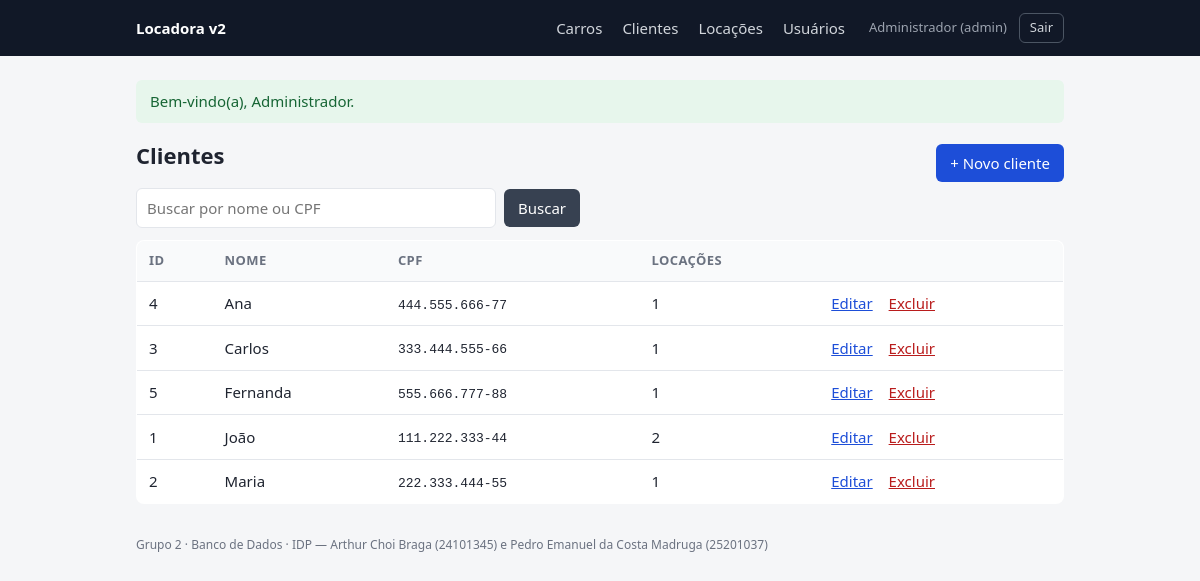
Screenshot of /clientes (signed in) with the database file from the repository.
### tables this page shows
CREATE TABLE `Cliente` (
  `id` int NOT NULL AUTO_INCREMENT,
  `nome` varchar(100) NOT NULL,
  `cpf` varchar(14) NOT NULL,
  PRIMARY KEY (`id`),
  UNIQUE KEY `cpf` (`cpf`)
);

### core/helpers.php (called while the page is built, shortened)
<?php
function e($valor): string {
    return htmlspecialchars((string) $valor, ENT_QUOTES, 'UTF-8');
}
function url(string $caminho, array $query = []): string {
    $url = BASE_URL . $caminho;
    return $query ? $url . '?' . http_build_query($query) : $url;
}
function view(string $nome, array $dados = []): void {
    extract($dados);
    require __DIR__ . '/../views/layout/header.php';
    require __DIR__ . '/../views/' . $nome . '.php';
    require __DIR__ . '/../views/layout/footer.php';
}
function usuario_logado(): ?array {
    return [
        'id'     => $_SESSION['usuario_id'],
        'nome'   => $_SESSION['usuario_nome'] ?? '',
        'perfil' => $_SESSION['perfil'] ?? 'atendente',
    ];
}

### controllers/ClienteController.php (called while the page is built, shortened)
<?php
class ClienteController {
    private ClienteModel $clientes;
    public function __construct() {
        $this->clientes = new ClienteModel();
    }
    public function index(): void {
        $busca = isset($_GET['busca']) && is_string($_GET['busca']) ? trim($_GET['busca']) : '';
        view('clientes/index', [
            'titulo'   => 'Clientes',
            'clientes' => $this->clientes->listar($busca),
            'busca'    => $busca,
        ]);
    }
}

### public/index.php (called while the page is built, shortened)
<?php
require_once __DIR__ . '/../config/database.php';
require_once __DIR__ . '/../core/helpers.php';
$rotas = [
    'GET /login'              => [AuthController::class, 'formulario', 'publico'],
    'POST /login'             => [AuthController::class, 'entrar', 'publico'],
    'POST /logout'            => [AuthController::class, 'sair', 'login'],
    'GET /carros'             => [CarroController::class, 'index', 'login'],
    'GET /carros/novo'        => [CarroController::class, 'criar', 'login'],
    'POST /carros/salvar'     => [CarroController::class, 'salvar', 'login'],
    'GET /carros/editar'      => [CarroController::class, 'editar', 'login'],
    'POST /carros/atualizar'  => [CarroController::class, 'atualizar', 'login'],
    'POST /carros/excluir'    => [CarroController::class, 'excluir', 'admin'],
    'GET /clientes'            => [ClienteController::class, 'index', 'login'],
    'GET /clientes/novo'       => [ClienteController::class, 'criar', 'login'],
    'POST /clientes/salvar'    => [ClienteController::class, 'salvar', 'login'],
    'GET /clientes/editar'     => [ClienteController::class, 'editar', 'login'],
    'POST /clientes/atualizar' => [ClienteController::class, 'atualizar', 'login'],
    'POST /clientes/excluir'   => [ClienteController::class, 'excluir', 'admin'],
    'GET /locacoes'           => [LocacaoController::class, 'index', 'login'],
    'GET /locacoes/nova'      => [LocacaoController::class, 'criar', 'login'],
    'POST /locacoes/salvar'   => [LocacaoController::class, 'salvar', 'login'],
    'POST /locacoes/devolver' => [LocacaoController::class, 'devolver', 'login'],
    'GET /usuarios'           => [UsuarioController::class, 'index', 'admin'],
    'GET /usuarios/novo'      => [UsuarioController::class, 'criar', 'admin'],
    'POST /usuarios/salvar'   => [UsuarioController::class, 'salvar', 'admin'],
];
$caminho = parse_url($_SERVER['REQUEST_URI'] ?? '/', PHP_URL_PATH) ?: '/';
$caminho = rtrim($caminho, '/') ?: '/';
$metodoHttp = $_SERVER['REQUEST_METHOD'] ?? 'GET';
$chave = ($metodoHttp === 'HEAD' ? 'GET' : $metodoHttp) . ' ' . $caminho;
[$controller, $metodo, $acesso] = $rotas[$chave];
try {
    (new $controller())->$metodo();
} catch (Throwable $e) {
    registrar_erro($e);
    http_response_code(500);
    view('erros/500', ['titulo' => 'Erro']);
}

### models/ClienteModel.php (called while the page is built, shortened)
<?php
class ClienteModel {
    private PDO $pdo;
    public function __construct() {
        $this->pdo = getConnection();
    }
    public function listar(string $busca = ''): array {
        $stmt = $this->pdo->prepare(
            'SELECT c.id, c.nome, c.cpf, COUNT(l.id) AS total_locacoes
             FROM Cliente c
             LEFT JOIN Locacao l ON l.id_cliente = c.id
             WHERE c.nome LIKE :nome OR c.cpf LIKE :cpf
             GROUP BY c.id, c.nome, c.cpf
             ORDER BY c.nome'
        );
        $stmt->execute([
            ':nome' => '%' . $busca . '%',
            ':cpf'  => '%' . $busca . '%',
        ]);
        return $stmt->fetchAll();
    }
}

### config/database.php (called while the page is built, shortened)
<?php
function getConnection(): PDO {
    static $pdo = null;
    if ($pdo === null) {
        $dsn = 'mysql:host=' . DB_HOST . ';dbname=' . DB_NAME . ';charset=utf8mb4';
        $pdo = new PDO($dsn, DB_USER, DB_PASS, [
            PDO::ATTR_ERRMODE            => PDO::ERRMODE_EXCEPTION,
            PDO::ATTR_DEFAULT_FETCH_MODE => PDO::FETCH_ASSOC,
            PDO::ATTR_EMULATE_PREPARES   => false,
        ]);
    }
    return $pdo;
}

### views/clientes/index.php (the view, shortened to what this page needs)
<div class="cabecalho">
    <h1>Clientes</h1>
    <a class="botao" href="<?= e(url('/clientes/novo')) ?>">+ Novo cliente</a>
</div>
<form class="busca" method="get" action="<?= e(url('/clientes')) ?>">
    <input type="search" name="busca" value="<?= e($busca) ?>" placeholder="Buscar por nome ou CPF">
    <button class="botao botao--secundario" type="submit">Buscar</button>
</form>
<table class="tabela">
    <thead>
        <tr><th>ID</th><th>Nome</th><th>CPF</th><th>Locações</th><th></th></tr>
    </thead>
    <tbody>
    <?php foreach ($clientes as $cliente): ?>
        <tr>
            <td><?= e($cliente['id']) ?></td>
            <td><?= e($cliente['nome']) ?></td>
            <td><code><?= e($cliente['cpf']) ?></code></td>
            <td><?= e($cliente['total_locacoes']) ?></td>
            <td class="acoes">
                <a href="<?= e(url('/clientes/editar', ['id' => $cliente['id']])) ?>">Editar</a>
                <?php if (usuario_logado()['perfil'] === 'admin'): ?>
                <form method="post" action="<?= e(url('/clientes/excluir')) ?>" data-confirmar="Excluir o cliente <?= e($cliente['nome']) ?>?">
                    <button class="link-perigo" type="submit">Excluir</button>
                </form>
                <?php endif; ?>
            </td>
        </tr>
    <?php endforeach; ?>
    </tbody>
</table>

### public/css/style.css (style rules this page uses)
:root { --fundo: #f5f6f8; --superficie: #fff; --texto: #1f2430; --suave: #6b7280; --borda: #e3e6eb; --primaria: #1d4ed8; --primaria-escura: #1e40af; --sucesso-bg: #e7f6ec; --sucesso: #166534; --erro-bg: #fdecec; --erro: #b91c1c; }
* { box-sizing: border-box; }
body { margin: 0; font: 15px/1.5 system-ui, -apple-system, "Segoe UI", sans-serif; background: var(--fundo); color: var(--texto); }
h1 { font-size: 22px; margin: 0 0 16px; }
.cabecalho { display: flex; align-items: center; justify-content: space-between; gap: 12px; }
a { color: var(--primaria); }
.botao { display: inline-block; background: var(--primaria); color: #fff; border: 0; border-radius: 6px; padding: 8px 14px; font: inherit; cursor: pointer; text-decoration: none; }
.botao--secundario { background: #374151; }
.busca { display: flex; gap: 8px; align-items: center; margin-bottom: 12px; }
.busca input { flex: 1; max-width: 360px; }
input, select { font: inherit; padding: 8px 10px; border: 1px solid var(--borda); border-radius: 6px; background: #fff; width: 100%; }
.tabela { width: 100%; border-collapse: collapse; background: var(--superficie); border: 1px solid var(--borda); border-radius: 8px; overflow: hidden; }
.tabela th, .tabela td { padding: 10px 12px; text-align: left; border-bottom: 1px solid var(--borda); }
.tabela th { background: #f9fafb; font-size: 13px; color: var(--suave); text-transform: uppercase; letter-spacing: .03em; }
.tabela tr:last-child td { border-bottom: 0; }
.acoes { white-space: nowrap; text-align: right; }
.acoes form { display: inline; margin-left: 12px; }
.link-perigo { background: none; border: 0; color: var(--erro); cursor: pointer; font: inherit; padding: 0; text-decoration: underline; }
code { font-size: 13px; }

### rows the page displays
cliente: id "4", nome "Ana", cpf "444.555.666-77", total_locacoes "1"
cliente: id "3", nome "Carlos", cpf "333.444.555-66", total_locacoes "1"
cliente: id "5", nome "Fernanda", cpf "555.666.777-88", total_locacoes "1"
cliente: id "1", nome "João", cpf "111.222.333-44", total_locacoes "2"
cliente: id "2", nome "Maria", cpf "222.333.444-55", total_locacoes "1"

### other values shown
APP_NOME "Locadora v2"
$usuarioLogado['nome'] "Administrador"
$usuarioLogado['perfil'] "admin"
$flash['mensagem'] "Bem-vindo(a), Administrador."
